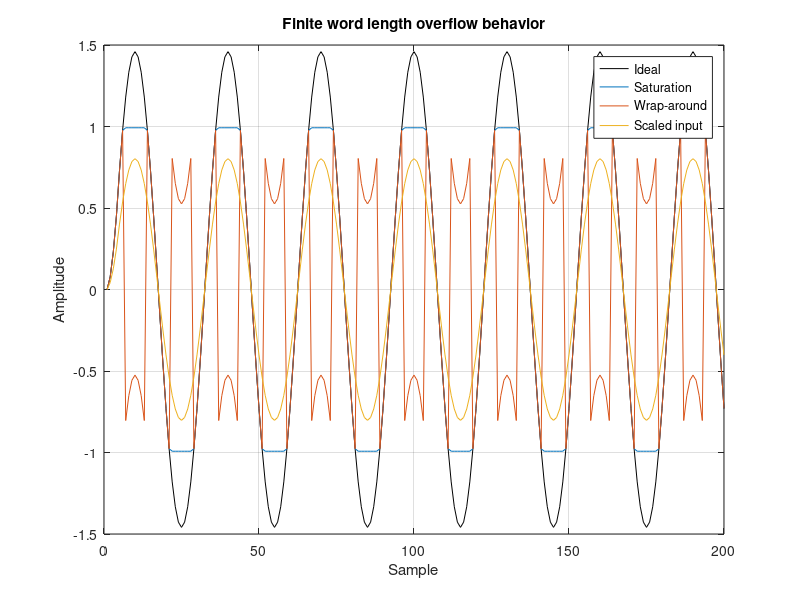

Here is the MATLAB script that generated this plot:
% Experiment 11: Overflow effects and signal scaling in digital filters
% Standalone MATLAB script. Uses example parameters because the screenshots omit
% the input parameter tables. Change the marked values to your lab values.
clear; close all; clc; rng(7);
N=4; B=8; xmax=1-2^(-(B-1)); x=1.5*sin(2*pi*(0:199)/30); b=ones(1,N)/N;
y=filter(b,1,x); ysat=min(max(y,-xmax),xmax); span=2*xmax; ywrap=mod(y+xmax,span)-xmax; scale=0.55; ys=filter(b,1,scale*x);
figure; plot(y,'k'); hold on; plot(ysat); plot(ywrap); plot(ys); grid on
legend('Ideal','Saturation','Wrap-around','Scaled input'); title('Finite word length overflow behavior'); xlabel('Sample'); ylabel('Amplitude');
